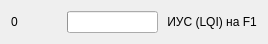
    <widget class="QWidget" name="layoutWidget">
     <property name="geometry">
      <rect>
       <x>10</x>
       <y>110</y>
       <width>255</width>
       <height>23</height>
      </rect>
     </property>
     <layout class="QHBoxLayout" name="horizontalLayout_6">
      <item>
       <widget class="QLabel" name="label_11">
        <property name="sizePolicy">
         <sizepolicy hsizetype="Fixed" vsizetype="Fixed">
          <horstretch>0</horstretch>
          <verstretch>0</verstretch>
         </sizepolicy>
        </property>
        <property name="minimumSize">
         <size>
          <width>50</width>
          <height>0</height>
         </size>
        </property>
        <property name="text">
         <string>0</string>
        </property>
       </widget>
      </item>
      <item>
       <widget class="QProgressBar" name="progressBar_6">
        <property name="maximumSize">
         <size>
          <width>108</width>
          <height>16777215</height>
         </size>
        </property>
        <property name="statusTip">
         <string/>
        </property>
        <property name="whatsThis">
         <string notr="true"/>
        </property>
        <property name="value">
         <number>0</number>
        </property>
        <property name="textVisible">
         <bool>false</bool>
        </property>
       </widget>
      </item>
      <item>
       <widget class="QLabel" name="label_12">
        <property name="text">
         <string> ИУС (LQI) на F1</string>
        </property>
       </widget>
      </item>
     </layout>
    </widget>
